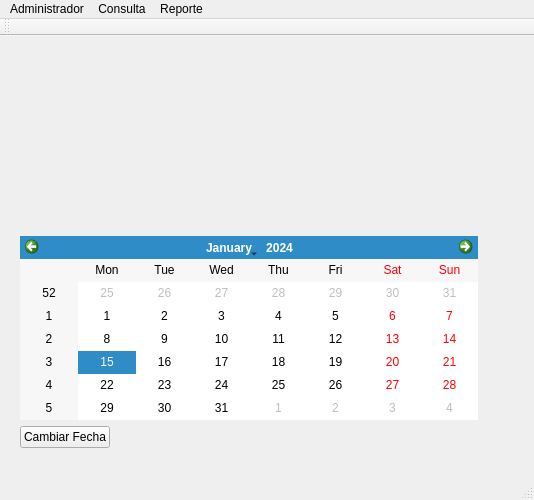
<?xml version="1.0" encoding="UTF-8"?>
<ui version="4.0">
 <class>MainWindow</class>
 <widget class="QMainWindow" name="MainWindow">
  <property name="geometry">
   <rect>
    <x>0</x>
    <y>0</y>
    <width>534</width>
    <height>500</height>
   </rect>
  </property>
  <property name="windowTitle">
   <string>Recorder - EMMV</string>
  </property>
  <widget class="QWidget" name="centralwidget">
   <widget class="QWidget" name="verticalLayoutWidget">
    <property name="geometry">
     <rect>
      <x>20</x>
      <y>200</y>
      <width>458</width>
      <height>212</height>
     </rect>
    </property>
    <layout class="QVBoxLayout" name="verticalLayout">
     <item>
      <widget class="QCalendarWidget" name="calendarWidget"/>
     </item>
     <item>
      <layout class="QHBoxLayout" name="horizontalLayout">
       <item>
        <widget class="QPushButton" name="pushButton">
         <property name="text">
          <string>Cambiar Fecha</string>
         </property>
        </widget>
       </item>
       <item>
        <spacer name="horizontalSpacer">
         <property name="orientation">
          <enum>Qt::Horizontal</enum>
         </property>
         <property name="sizeHint" stdset="0">
          <size>
           <width>40</width>
           <height>20</height>
          </size>
         </property>
        </spacer>
       </item>
      </layout>
     </item>
    </layout>
   </widget>
  </widget>
  <widget class="QMenuBar" name="menubar">
   <property name="geometry">
    <rect>
     <x>0</x>
     <y>0</y>
     <width>534</width>
     <height>22</height>
    </rect>
   </property>
   <widget class="QMenu" name="menuAdministrador">
    <property name="title">
     <string>Administrador</string>
    </property>
    <widget class="QMenu" name="menuClientes">
     <property name="title">
      <string>Clientes</string>
     </property>
     <addaction name="actionCrear_Nuevo"/>
     <addaction name="actionEditar"/>
    </widget>
    <widget class="QMenu" name="menuProductos">
     <property name="title">
      <string>Productos</string>
     </property>
     <addaction name="actionCrear_Nuevo_2"/>
     <addaction name="actionEditar_2"/>
    </widget>
    <widget class="QMenu" name="menuVendedores">
     <property name="title">
      <string>Vendedores</string>
     </property>
     <addaction name="actionCrear_Nuevo_3"/>
     <addaction name="actionEditar_3"/>
    </widget>
    <widget class="QMenu" name="menuStock">
     <property name="title">
      <string>Almacen</string>
     </property>
     <addaction name="actionCrear_Almacen"/>
     <addaction name="actionCambiar_Nombre"/>
     <addaction name="separator"/>
     <addaction name="actionA_adir"/>
    </widget>
    <widget class="QMenu" name="menuPedido">
     <property name="title">
      <string>Pedido</string>
     </property>
     <addaction name="actionNuevo"/>
     <addaction name="actionEditar_5"/>
    </widget>
    <addaction name="menuClientes"/>
    <addaction name="menuProductos"/>
    <addaction name="menuVendedores"/>
    <addaction name="menuStock"/>
    <addaction name="menuPedido"/>
   </widget>
   <widget class="QMenu" name="menuConsulta">
    <property name="title">
     <string>Consulta</string>
    </property>
    <widget class="QMenu" name="menuCliente">
     <property name="title">
      <string>Cliente</string>
     </property>
     <addaction name="actionBuscar"/>
    </widget>
    <widget class="QMenu" name="menuVendedor">
     <property name="title">
      <string>Vendedor</string>
     </property>
     <addaction name="actionBsucar_2"/>
    </widget>
    <widget class="QMenu" name="menuAlmacen">
     <property name="title">
      <string>Almacen</string>
     </property>
     <addaction name="actionLista_de_Productos"/>
    </widget>
    <widget class="QMenu" name="menuPedido_2">
     <property name="title">
      <string>Pedido</string>
     </property>
     <addaction name="actionBuscar_2"/>
    </widget>
    <addaction name="menuCliente"/>
    <addaction name="menuVendedor"/>
    <addaction name="menuAlmacen"/>
    <addaction name="menuPedido_2"/>
   </widget>
   <widget class="QMenu" name="menuReporte">
    <property name="title">
     <string>Reporte</string>
    </property>
    <addaction name="actionReporte_de_Pedidos"/>
    <addaction name="actionReporte_de_Productos"/>
   </widget>
   <addaction name="menuAdministrador"/>
   <addaction name="menuConsulta"/>
   <addaction name="menuReporte"/>
  </widget>
  <widget class="QStatusBar" name="statusbar"/>
  <widget class="QToolBar" name="toolBar">
   <property name="windowTitle">
    <string>toolBar</string>
   </property>
   <attribute name="toolBarArea">
    <enum>TopToolBarArea</enum>
   </attribute>
   <attribute name="toolBarBreak">
    <bool>true</bool>
   </attribute>
  </widget>
  <action name="actionCrear_Nuevo">
   <property name="text">
    <string>Crear Nuevo</string>
   </property>
  </action>
  <action name="actionEditar">
   <property name="text">
    <string>Editar</string>
   </property>
  </action>
  <action name="actionCrear_Nuevo_2">
   <property name="text">
    <string>Crear Nuevo</string>
   </property>
  </action>
  <action name="actionEditar_2">
   <property name="text">
    <string>Editar</string>
   </property>
  </action>
  <action name="actionCrear_Nuevo_3">
   <property name="text">
    <string>Crear Nuevo</string>
   </property>
  </action>
  <action name="actionEditar_3">
   <property name="text">
    <string>Editar</string>
   </property>
  </action>
  <action name="actionA_adir">
   <property name="text">
    <string>Añadir Producto</string>
   </property>
  </action>
  <action name="actionNuevo_Pedido">
   <property name="text">
    <string>Nuevo</string>
   </property>
  </action>
  <action name="actionEditar_4">
   <property name="text">
    <string>Editar</string>
   </property>
  </action>
  <action name="actionNuevo">
   <property name="text">
    <string>Crear Nuevo</string>
   </property>
  </action>
  <action name="actionEditar_5">
   <property name="text">
    <string>Editar</string>
   </property>
  </action>
  <action name="actionCrear_Almacen">
   <property name="text">
    <string>Crear Almacen</string>
   </property>
  </action>
  <action name="actionCambiar_Nombre">
   <property name="text">
    <string>Cambiar Nombre</string>
   </property>
  </action>
  <action name="actionBsucar">
   <property name="text">
    <string>Buscar</string>
   </property>
  </action>
  <action name="actionBuscar">
   <property name="text">
    <string>Buscar</string>
   </property>
  </action>
  <action name="actionBsucar_2">
   <property name="text">
    <string>Buscar</string>
   </property>
  </action>
  <action name="actionLista_de_Productos">
   <property name="text">
    <string>Lista de Productos</string>
   </property>
  </action>
  <action name="actionBuscar_2">
   <property name="text">
    <string>Buscar</string>
   </property>
  </action>
  <action name="actionReporte_de_Pedidos">
   <property name="text">
    <string>Reporte de Pedidos</string>
   </property>
  </action>
  <action name="actionReporte_de_Productos">
   <property name="text">
    <string>Reporte de Productos</string>
   </property>
  </action>
 </widget>
 <resources/>
 <connections>
  <connection>
   <sender>actionCrear_Nuevo</sender>
   <signal>triggered()</signal>
   <receiver>MainWindow</receiver>
   <slot>createNewClient()</slot>
   <hints>
    <hint type="sourcelabel">
     <x>-1</x>
     <y>-1</y>
    </hint>
    <hint type="destinationlabel">
     <x>249</x>
     <y>249</y>
    </hint>
   </hints>
  </connection>
  <connection>
   <sender>actionEditar</sender>
   <signal>triggered()</signal>
   <receiver>MainWindow</receiver>
   <slot>editClient()</slot>
   <hints>
    <hint type="sourcelabel">
     <x>-1</x>
     <y>-1</y>
    </hint>
    <hint type="destinationlabel">
     <x>249</x>
     <y>249</y>
    </hint>
   </hints>
  </connection>
  <connection>
   <sender>actionCrear_Nuevo_2</sender>
   <signal>triggered()</signal>
   <receiver>MainWindow</receiver>
   <slot>createNewProduct()</slot>
   <hints>
    <hint type="sourcelabel">
     <x>-1</x>
     <y>-1</y>
    </hint>
    <hint type="destinationlabel">
     <x>249</x>
     <y>249</y>
    </hint>
   </hints>
  </connection>
  <connection>
   <sender>actionEditar_2</sender>
   <signal>triggered()</signal>
   <receiver>MainWindow</receiver>
   <slot>editProduct()</slot>
   <hints>
    <hint type="sourcelabel">
     <x>-1</x>
     <y>-1</y>
    </hint>
    <hint type="destinationlabel">
     <x>249</x>
     <y>249</y>
    </hint>
   </hints>
  </connection>
  <connection>
   <sender>actionCrear_Nuevo_3</sender>
   <signal>triggered()</signal>
   <receiver>MainWindow</receiver>
   <slot>createNewSeller()</slot>
   <hints>
    <hint type="sourcelabel">
     <x>-1</x>
     <y>-1</y>
    </hint>
    <hint type="destinationlabel">
     <x>249</x>
     <y>249</y>
    </hint>
   </hints>
  </connection>
  <connection>
   <sender>actionEditar_3</sender>
   <signal>triggered()</signal>
   <receiver>MainWindow</receiver>
   <slot>editSeller()</slot>
   <hints>
    <hint type="sourcelabel">
     <x>-1</x>
     <y>-1</y>
    </hint>
    <hint type="destinationlabel">
     <x>249</x>
     <y>249</y>
    </hint>
   </hints>
  </connection>
  <connection>
   <sender>actionNuevo</sender>
   <signal>triggered()</signal>
   <receiver>MainWindow</receiver>
   <slot>createNewOrder()</slot>
   <hints>
    <hint type="sourcelabel">
     <x>-1</x>
     <y>-1</y>
    </hint>
    <hint type="destinationlabel">
     <x>249</x>
     <y>249</y>
    </hint>
   </hints>
  </connection>
  <connection>
   <sender>actionEditar_5</sender>
   <signal>triggered()</signal>
   <receiver>MainWindow</receiver>
   <slot>editOrder()</slot>
   <hints>
    <hint type="sourcelabel">
     <x>-1</x>
     <y>-1</y>
    </hint>
    <hint type="destinationlabel">
     <x>249</x>
     <y>249</y>
    </hint>
   </hints>
  </connection>
  <connection>
   <sender>actionA_adir</sender>
   <signal>triggered()</signal>
   <receiver>MainWindow</receiver>
   <slot>addProductStock()</slot>
   <hints>
    <hint type="sourcelabel">
     <x>-1</x>
     <y>-1</y>
    </hint>
    <hint type="destinationlabel">
     <x>249</x>
     <y>249</y>
    </hint>
   </hints>
  </connection>
  <connection>
   <sender>actionCrear_Almacen</sender>
   <signal>triggered()</signal>
   <receiver>MainWindow</receiver>
   <slot>createStock()</slot>
   <hints>
    <hint type="sourcelabel">
     <x>-1</x>
     <y>-1</y>
    </hint>
    <hint type="destinationlabel">
     <x>249</x>
     <y>249</y>
    </hint>
   </hints>
  </connection>
  <connection>
   <sender>actionCambiar_Nombre</sender>
   <signal>triggered()</signal>
   <receiver>MainWindow</receiver>
   <slot>changeStockName()</slot>
   <hints>
    <hint type="sourcelabel">
     <x>-1</x>
     <y>-1</y>
    </hint>
    <hint type="destinationlabel">
     <x>249</x>
     <y>249</y>
    </hint>
   </hints>
  </connection>
  <connection>
   <sender>pushButton</sender>
   <signal>clicked()</signal>
   <receiver>MainWindow</receiver>
   <slot>changeCurrentDate()</slot>
   <hints>
    <hint type="sourcelabel">
     <x>75</x>
     <y>436</y>
    </hint>
    <hint type="destinationlabel">
     <x>266</x>
     <y>249</y>
    </hint>
   </hints>
  </connection>
  <connection>
   <sender>actionBuscar</sender>
   <signal>triggered()</signal>
   <receiver>MainWindow</receiver>
   <slot>searchClient()</slot>
   <hints>
    <hint type="sourcelabel">
     <x>-1</x>
     <y>-1</y>
    </hint>
    <hint type="destinationlabel">
     <x>266</x>
     <y>249</y>
    </hint>
   </hints>
  </connection>
  <connection>
   <sender>actionBsucar_2</sender>
   <signal>triggered()</signal>
   <receiver>MainWindow</receiver>
   <slot>searchSeller()</slot>
   <hints>
    <hint type="sourcelabel">
     <x>-1</x>
     <y>-1</y>
    </hint>
    <hint type="destinationlabel">
     <x>266</x>
     <y>249</y>
    </hint>
   </hints>
  </connection>
  <connection>
   <sender>actionLista_de_Productos</sender>
   <signal>triggered()</signal>
   <receiver>MainWindow</receiver>
   <slot>listProducts()</slot>
   <hints>
    <hint type="sourcelabel">
     <x>-1</x>
     <y>-1</y>
    </hint>
    <hint type="destinationlabel">
     <x>266</x>
     <y>249</y>
    </hint>
   </hints>
  </connection>
  <connection>
   <sender>actionBuscar_2</sender>
   <signal>triggered()</signal>
   <receiver>MainWindow</receiver>
   <slot>searchOrder()</slot>
   <hints>
    <hint type="sourcelabel">
     <x>-1</x>
     <y>-1</y>
    </hint>
    <hint type="destinationlabel">
     <x>266</x>
     <y>249</y>
    </hint>
   </hints>
  </connection>
  <connection>
   <sender>actionReporte_de_Pedidos</sender>
   <signal>triggered()</signal>
   <receiver>MainWindow</receiver>
   <slot>generateReportOrder()</slot>
   <hints>
    <hint type="sourcelabel">
     <x>-1</x>
     <y>-1</y>
    </hint>
    <hint type="destinationlabel">
     <x>266</x>
     <y>249</y>
    </hint>
   </hints>
  </connection>
  <connection>
   <sender>actionReporte_de_Productos</sender>
   <signal>triggered()</signal>
   <receiver>MainWindow</receiver>
   <slot>generateReportProduct()</slot>
   <hints>
    <hint type="sourcelabel">
     <x>-1</x>
     <y>-1</y>
    </hint>
    <hint type="destinationlabel">
     <x>266</x>
     <y>249</y>
    </hint>
   </hints>
  </connection>
 </connections>
 <slots>
  <slot>createNewProduct()</slot>
  <slot>editProduct()</slot>
  <slot>createNewClient()</slot>
  <slot>editClient()</slot>
  <slot>createNewSeller()</slot>
  <slot>editSeller()</slot>
  <slot>createNewOrder()</slot>
  <slot>editOrder()</slot>
  <slot>addProductStock()</slot>
  <slot>createStock()</slot>
  <slot>changeStockName()</slot>
  <slot>changeCurrentDate()</slot>
  <slot>searchClient()</slot>
  <slot>searchOrder()</slot>
  <slot>searchSeller()</slot>
  <slot>listProducts()</slot>
  <slot>generateReportOrder()</slot>
  <slot>generateReportProduct()</slot>
 </slots>
</ui>
